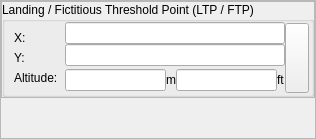
                  <widget class="QFrame" name="frame_17">
                   <property name="sizePolicy">
                    <sizepolicy hsizetype="Fixed" vsizetype="Preferred">
                     <horstretch>0</horstretch>
                     <verstretch>0</verstretch>
                    </sizepolicy>
                   </property>
                   <property name="layoutDirection">
                    <enum>Qt::LeftToRight</enum>
                   </property>
                   <property name="frameShape">
                    <enum>QFrame::StyledPanel</enum>
                   </property>
                   <property name="frameShadow">
                    <enum>QFrame::Raised</enum>
                   </property>
                   <layout class="QVBoxLayout" name="verticalLayout_31">
                    <property name="spacing">
                     <number>0</number>
                    </property>
                    <property name="margin">
                     <number>0</number>
                    </property>
                    <item>
                     <widget class="QFrame" name="frame_18">
                      <property name="frameShape">
                       <enum>QFrame::StyledPanel</enum>
                      </property>
                      <property name="frameShadow">
                       <enum>QFrame::Raised</enum>
                      </property>
                      <layout class="QHBoxLayout" name="horizontalLayout_41">
                       <property name="spacing">
                        <number>0</number>
                       </property>
                       <property name="margin">
                        <number>0</number>
                       </property>
                       <item>
                        <widget class="QGroupBox" name="groupBox_23">
                         <property name="sizePolicy">
                          <sizepolicy hsizetype="Fixed" vsizetype="Preferred">
                           <horstretch>0</horstretch>
                           <verstretch>0</verstretch>
                          </sizepolicy>
                         </property>
                         <property name="maximumSize">
                          <size>
                           <width>320</width>
                           <height>16777215</height>
                          </size>
                         </property>
                         <property name="title">
                          <string>Landing / Fictitious Threshold Point (LTP / FTP)</string>
                         </property>
                         <layout class="QHBoxLayout" name="horizontalLayout_61">
                          <property name="spacing">
                           <number>0</number>
                          </property>
                          <property name="margin">
                           <number>0</number>
                          </property>
                          <item>
                           <widget class="QFrame" name="frame_68">
                            <property name="minimumSize">
                             <size>
                              <width>60</width>
                              <height>0</height>
                             </size>
                            </property>
                            <property name="maximumSize">
                             <size>
                              <width>60</width>
                              <height>16777215</height>
                             </size>
                            </property>
                            <property name="baseSize">
                             <size>
                              <width>60</width>
                              <height>0</height>
                             </size>
                            </property>
                            <property name="frameShape">
                             <enum>QFrame::NoFrame</enum>
                            </property>
                            <property name="frameShadow">
                             <enum>QFrame::Plain</enum>
                            </property>
                            <layout class="QVBoxLayout" name="verticalLayout_23">
                             <item>
                              <widget class="QLabel" name="label_71">
                               <property name="font">
                                <font>
                                 <family>Arial</family>
                                 <weight>50</weight>
                                 <bold>false</bold>
                                </font>
                               </property>
                               <property name="text">
                                <string>X:</string>
                               </property>
                              </widget>
                             </item>
                             <item>
                              <widget class="QLabel" name="label_72">
                               <property name="font">
                                <font>
                                 <weight>50</weight>
                                 <bold>false</bold>
                                </font>
                               </property>
                               <property name="text">
                                <string>Y:</string>
                               </property>
                              </widget>
                             </item>
                             <item>
                              <widget class="QLabel" name="label_73">
                               <property name="font">
                                <font>
                                 <weight>50</weight>
                                 <bold>false</bold>
                                </font>
                               </property>
                               <property name="text">
                                <string>Altitude:</string>
                               </property>
                              </widget>
                             </item>
                            </layout>
                           </widget>
                          </item>
                          <item>
                           <widget class="QFrame" name="frame_69">
                            <property name="maximumSize">
                             <size>
                              <width>220</width>
                              <height>16777215</height>
                             </size>
                            </property>
                            <property name="frameShape">
                             <enum>QFrame::NoFrame</enum>
                            </property>
                            <property name="frameShadow">
                             <enum>QFrame::Plain</enum>
                            </property>
                            <layout class="QVBoxLayout" name="verticalLayout_24">
                             <property name="spacing">
                              <number>0</number>
                             </property>
                             <property name="margin">
                              <number>0</number>
                             </property>
                             <item>
                              <widget class="QLineEdit" name="txtARPX">
                               <property name="font">
                                <font>
                                 <weight>50</weight>
                                 <bold>false</bold>
                                </font>
                               </property>
                              </widget>
                             </item>
                             <item>
                              <widget class="QLineEdit" name="txtARPY">
                               <property name="font">
                                <font>
                                 <weight>50</weight>
                                 <bold>false</bold>
                                </font>
                               </property>
                              </widget>
                             </item>
                             <item>
                              <widget class="QFrame" name="frame_70">
                               <property name="minimumSize">
                                <size>
                                 <width>60</width>
                                 <height>22</height>
                                </size>
                               </property>
                               <property name="maximumSize">
                                <size>
                                 <width>250</width>
                                 <height>16777215</height>
                                </size>
                               </property>
                               <property name="frameShape">
                                <enum>QFrame::NoFrame</enum>
                               </property>
                               <property name="frameShadow">
                                <enum>QFrame::Raised</enum>
                               </property>
                               <layout class="QHBoxLayout" name="horizontalLayout_62">
                                <property name="spacing">
                                 <number>0</number>
                                </property>
                                <property name="margin">
                                 <number>0</number>
                                </property>
                                <item>
                                 <widget class="QLineEdit" name="txtARPAltM">
                                  <property name="maximumSize">
                                   <size>
                                    <width>16777215</width>
                                    <height>16777215</height>
                                   </size>
                                  </property>
                                  <property name="font">
                                   <font>
                                    <weight>50</weight>
                                    <bold>false</bold>
                                   </font>
                                  </property>
                                 </widget>
                                </item>
                                <item>
                                 <widget class="QLabel" name="label_74">
                                  <property name="font">
                                   <font>
                                    <weight>50</weight>
                                    <bold>false</bold>
                                   </font>
                                  </property>
                                  <property name="text">
                                   <string>m</string>
                                  </property>
                                 </widget>
                                </item>
                                <item>
                                 <widget class="QLineEdit" name="txtARPAltFt">
                                  <property name="font">
                                   <font>
                                    <weight>50</weight>
                                    <bold>false</bold>
                                   </font>
                                  </property>
                                 </widget>
                                </item>
                                <item>
                                 <widget class="QLabel" name="label_75">
                                  <property name="font">
                                   <font>
                                    <weight>50</weight>
                                    <bold>false</bold>
                                   </font>
                                  </property>
                                  <property name="text">
                                   <string>ft</string>
                                  </property>
                                 </widget>
                                </item>
                               </layout>
                              </widget>
                             </item>
                            </layout>
                           </widget>
                          </item>
                          <item>
                           <widget class="QFrame" name="frame_71">
                            <property name="minimumSize">
                             <size>
                              <width>26</width>
                              <height>0</height>
                             </size>
                            </property>
                            <property name="maximumSize">
                             <size>
                              <width>40</width>
                              <height>16777215</height>
                             </size>
                            </property>
                            <property name="frameShape">
                             <enum>QFrame::NoFrame</enum>
                            </property>
                            <property name="frameShadow">
                             <enum>QFrame::Plain</enum>
                            </property>
                            <layout class="QVBoxLayout" name="verticalLayout_25">
                             <property name="spacing">
                              <number>0</number>
                             </property>
                             <property name="margin">
                              <number>0</number>
                             </property>
                             <item>
                              <widget class="QToolButton" name="btnCaptureCoordARP">
                               <property name="maximumSize">
                                <size>
                                 <width>16777215</width>
                                 <height>70</height>
                                </size>
                               </property>
                               <property name="text">
                                <string/>
                               </property>
                               <property name="icon">
                                <iconset>
                                 <normaloff>:/gnss_item/coordinate_capture.png</normaloff>:/gnss_item/coordinate_capture.png</iconset>
                               </property>
                              </widget>
                             </item>
                            </layout>
                           </widget>
                          </item>
                         </layout>
                        </widget>
                       </item>
                      </layout>
                     </widget>
                    </item>
                    <item>
                     <spacer name="verticalSpacer_7">
                      <property name="orientation">
                       <enum>Qt::Vertical</enum>
                      </property>
                      <property name="sizeHint" stdset="0">
                       <size>
                        <width>20</width>
                        <height>40</height>
                       </size>
                      </property>
                     </spacer>
                    </item>
                   </layout>
                  </widget>
